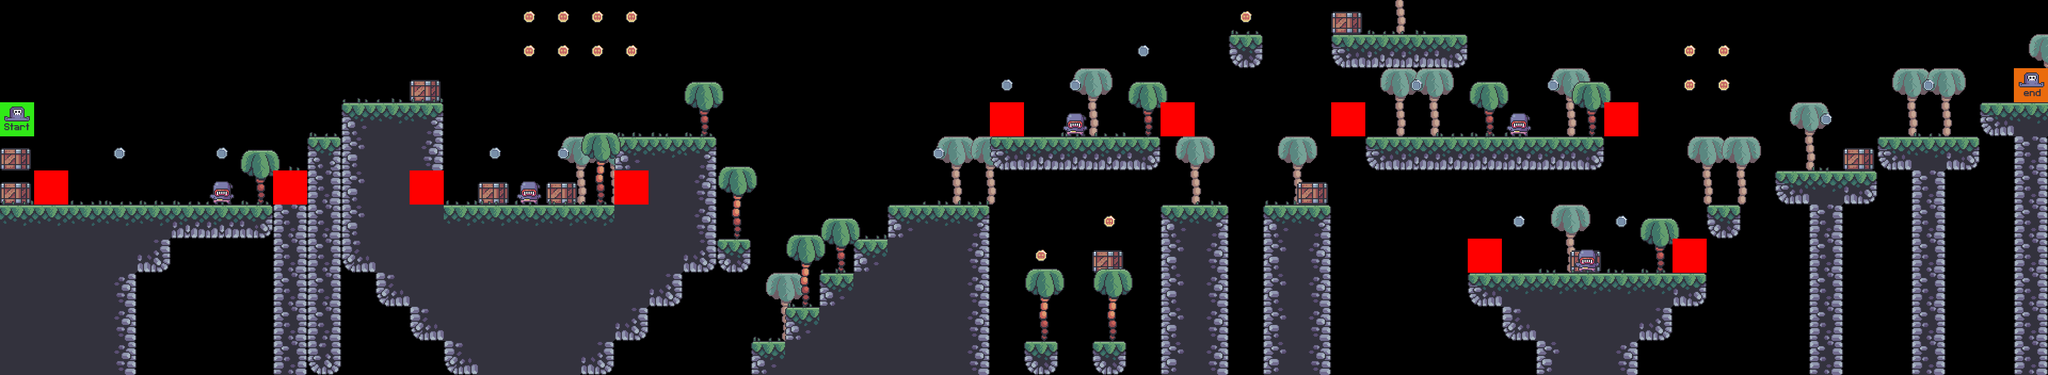

A level layout from a 2D game, rendered from its tile map. Below: a short description, then the map file with tile-grid data replaced by summaries:
An orthogonal 60x11 tile map with 64x64 px tiles, 9 tile layers (bg_palms, crates, terrain, coins, ...), 7 tilesets.

<map version="1.5" tiledversion="1.7.2" orientation="orthogonal" renderorder="right-down" width="60" height="11" tilewidth="64" tileheight="64" infinite="0" nextlayerid="10" nextobjectid="1">
 <tileset firstgid="1" source="terrain_tiles.tsx" />
 <tileset firstgid="17" source="coin_tiles.tsx" />
 <tileset firstgid="19" source="grass_tiles.tsx" />
 <tileset firstgid="24" source="palms.tsx" />
 <tileset firstgid="27" source="crates.tsx" />
 <tileset firstgid="28" source="player_tiles.tsx" />
 <tileset firstgid="30" source="enemy_tiles.tsx" />
 <layer id="5" name="bg_palms" width="60" height="11">
  <data>[660 cells, 19 non-empty, 1 distinct tile ids]</data>
 </layer>
 <layer id="6" name="crates" width="60" height="11">
  <data>[660 cells, 11 non-empty, 1 distinct tile ids]</data>
 </layer>
 <layer id="1" name="terrain" width="60" height="11">
  <data>[660 cells, 203 non-empty, 15 distinct tile ids]</data>
 </layer>
 <layer id="2" name="coins" width="60" height="11">
  <data>[660 cells, 30 non-empty, 3 distinct tile ids]</data>
 </layer>
 <layer id="3" name="grass" width="60" height="11">
  <data>[660 cells, 46 non-empty, 5 distinct tile ids]</data>
 </layer>
 <layer id="4" name="fg_palms" width="60" height="11">
  <data>[660 cells, 11 non-empty, 2 distinct tile ids]</data>
 </layer>
 <layer id="9" name="constrains" width="60" height="11">
  <data>[660 cells, 10 non-empty, 1 distinct tile ids]</data>
 </layer>
 <layer id="8" name="enemies" width="60" height="11">
  <data>[660 cells, 5 non-empty, 1 distinct tile ids]</data>
 </layer>
 <layer id="7" name="player" width="60" height="11">
  <data>[660 cells, 2 non-empty, 2 distinct tile ids]</data>
 </layer>
</map>
